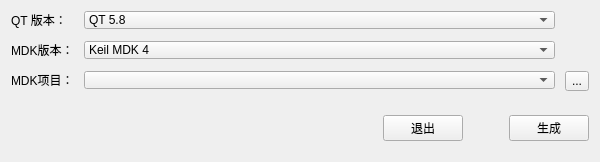
<?xml version="1.0" encoding="UTF-8"?>
<ui version="4.0">
 <class>MDK2QT</class>
 <widget class="QWidget" name="MDK2QT">
  <property name="geometry">
   <rect>
    <x>0</x>
    <y>0</y>
    <width>600</width>
    <height>162</height>
   </rect>
  </property>
  <property name="sizePolicy">
   <sizepolicy hsizetype="Fixed" vsizetype="Fixed">
    <horstretch>0</horstretch>
    <verstretch>0</verstretch>
   </sizepolicy>
  </property>
  <property name="minimumSize">
   <size>
    <width>600</width>
    <height>160</height>
   </size>
  </property>
  <property name="maximumSize">
   <size>
    <width>600</width>
    <height>162</height>
   </size>
  </property>
  <property name="windowTitle">
   <string>XIVN1987 MDK2QT</string>
  </property>
  <layout class="QVBoxLayout" name="verticalLayout">
   <item>
    <layout class="QGridLayout" name="gLayout">
     <property name="bottomMargin">
      <number>10</number>
     </property>
     <property name="horizontalSpacing">
      <number>10</number>
     </property>
     <property name="verticalSpacing">
      <number>12</number>
     </property>
     <item row="2" column="0">
      <widget class="QLabel" name="lblMDKPrj">
       <property name="text">
        <string>MDK项目：</string>
       </property>
      </widget>
     </item>
     <item row="2" column="1">
      <widget class="QComboBox" name="cmbMDKPrj">
       <property name="sizePolicy">
        <sizepolicy hsizetype="Expanding" vsizetype="Fixed">
         <horstretch>0</horstretch>
         <verstretch>0</verstretch>
        </sizepolicy>
       </property>
       <property name="editable">
        <bool>false</bool>
       </property>
      </widget>
     </item>
     <item row="2" column="2">
      <widget class="QToolButton" name="btnMDKPrj">
       <property name="minimumSize">
        <size>
         <width>0</width>
         <height>20</height>
        </size>
       </property>
       <property name="text">
        <string>...</string>
       </property>
      </widget>
     </item>
     <item row="0" column="0">
      <widget class="QLabel" name="lblQTVer">
       <property name="text">
        <string>QT 版本：</string>
       </property>
      </widget>
     </item>
     <item row="0" column="1">
      <widget class="QComboBox" name="cmbQTVer">
       <property name="sizePolicy">
        <sizepolicy hsizetype="Expanding" vsizetype="Fixed">
         <horstretch>0</horstretch>
         <verstretch>0</verstretch>
        </sizepolicy>
       </property>
       <property name="currentIndex">
        <number>0</number>
       </property>
       <item>
        <property name="text">
         <string>QT 5.8</string>
        </property>
       </item>
       <item>
        <property name="text">
         <string>QT 5.8 Import</string>
        </property>
       </item>
       <item>
        <property name="text">
         <string>QT 5.7</string>
        </property>
       </item>
      </widget>
     </item>
     <item row="1" column="0">
      <widget class="QLabel" name="lblMDKVer">
       <property name="text">
        <string>MDK版本：</string>
       </property>
      </widget>
     </item>
     <item row="1" column="1">
      <widget class="QComboBox" name="cmbMDKVer">
       <item>
        <property name="text">
         <string>Keil MDK 4</string>
        </property>
       </item>
       <item>
        <property name="text">
         <string>Keil MDK 5</string>
        </property>
       </item>
      </widget>
     </item>
    </layout>
   </item>
   <item>
    <layout class="QHBoxLayout" name="hLayout">
     <property name="topMargin">
      <number>10</number>
     </property>
     <property name="bottomMargin">
      <number>10</number>
     </property>
     <item>
      <spacer name="hSpacer1">
       <property name="orientation">
        <enum>Qt::Horizontal</enum>
       </property>
       <property name="sizeHint" stdset="0">
        <size>
         <width>40</width>
         <height>20</height>
        </size>
       </property>
      </spacer>
     </item>
     <item>
      <widget class="QPushButton" name="btnExit">
       <property name="text">
        <string>退出</string>
       </property>
      </widget>
     </item>
     <item>
      <spacer name="hSpacer2">
       <property name="orientation">
        <enum>Qt::Horizontal</enum>
       </property>
       <property name="sizeType">
        <enum>QSizePolicy::Fixed</enum>
       </property>
       <property name="sizeHint" stdset="0">
        <size>
         <width>40</width>
         <height>20</height>
        </size>
       </property>
      </spacer>
     </item>
     <item>
      <widget class="QPushButton" name="btnMake">
       <property name="enabled">
        <bool>true</bool>
       </property>
       <property name="text">
        <string>生成</string>
       </property>
      </widget>
     </item>
    </layout>
   </item>
  </layout>
 </widget>
 <resources/>
 <connections/>
</ui>
